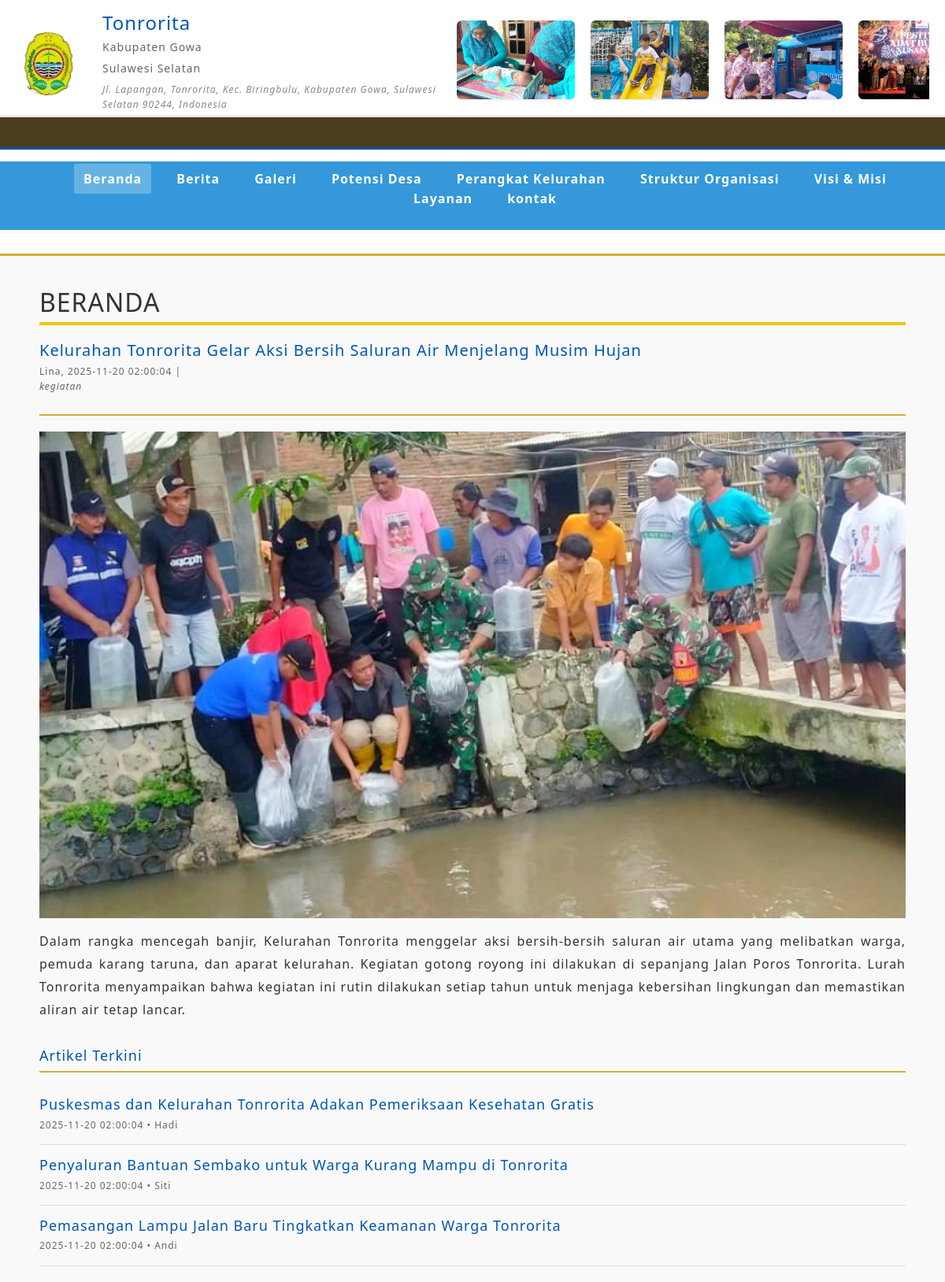
Screenshot of /frontend/sections/home.php with the database file from the repository.
### tables this page shows
CREATE TABLE `profil_kelurahan` (
  `id` int NOT NULL,
  `nama_kelurahan` varchar(150) DEFAULT NULL,
  `visi` text,
  `misi` text,
  `sejarah` text,
  `alamat` text,
  `telepon` varchar(50) DEFAULT NULL,
  `email` varchar(150) DEFAULT NULL,
  `logo` varchar(255) DEFAULT NULL,
  `created_at` timestamp NULL DEFAULT CURRENT_TIMESTAMP,
  `updated_at` timestamp NULL DEFAULT NULL
);

CREATE TABLE `galeri` (
  `id` int NOT NULL,
  `judul` varchar(150) DEFAULT NULL,
  `gambar` varchar(255) DEFAULT NULL,
  `deskripsi` text,
  `kategori` enum('kegiatan','fasilitas','umum') DEFAULT NULL,
  `created_at` timestamp NULL DEFAULT CURRENT_TIMESTAMP
);

CREATE TABLE `berita` (
  `id` int NOT NULL,
  `judul` varchar(255) DEFAULT NULL,
  `isi` text,
  `gambar` varchar(255) DEFAULT NULL,
  `penulis` varchar(100) DEFAULT NULL,
  `tanggal` date DEFAULT NULL,
  `kategori` varchar(100) DEFAULT NULL,
  `created_at` timestamp NULL DEFAULT CURRENT_TIMESTAMP
);

### frontend/sections/home.php (the view, shortened to what this page needs)
<!DOCTYPE html>
<html lang="en">
<head>
    <link href="../template_users/css/styles.css" rel="stylesheet" />
</head>
</html>
<?php
include '../config/connection.php';
include '../partials/navbar1.php';
$queryUtama = "SELECT * FROM berita ORDER BY created_at DESC LIMIT 1";
$resultUtama = mysqli_query($db, $queryUtama);
if ($resultUtama && mysqli_num_rows($resultUtama) > 0) {
    $berita = mysqli_fetch_assoc($resultUtama);
}
$queryTerkini = "SELECT * FROM berita ORDER BY created_at DESC LIMIT 1, 3";
$resultTerkini = mysqli_query($db, $queryTerkini);
$artikel_terkini = [];
if ($resultTerkini && mysqli_num_rows($resultTerkini) > 0) {
    while ($row = mysqli_fetch_assoc($resultTerkini)) {
        $artikel_terkini[] = $row;
    }
}
?>
<!DOCTYPE html>
<html lang="id">
<head>
</head>
<body>
    <div class="container" id="home">
        <h2 style="margin: 20px 0; color:#fffffff; border-bottom: 4px solid #f1c40f; padding-bottom: 6px;">
            BERANDA
        </h2>
        <div class="content-area">
            <div class="main-content">
                <div class="article-header">
                    <h2 class="article-title"><?= htmlspecialchars($berita['judul']); ?></h2>
                    <div class="article-meta">
                        <?= htmlspecialchars($berita['penulis']); ?>,
                        <?= htmlspecialchars($berita['created_at']); ?> |
                        <em style="display:block;margin-bottom:10px;"><?= htmlspecialchars($berita['kategori']); ?></em>
                    </div>
                </div>
                <img src="../../storages/berita/<?= htmlspecialchars($berita['gambar']); ?>"
                    alt="<?= htmlspecialchars($berita['judul']); ?>"
                    class="article-image">
                <div class="article-content">
                    <?= $berita['isi']; ?>
                </div>
                <?php if (!empty($artikel_terkini)): ?>
                    <div class="section-title">Artikel Terkini</div>
                    <?php foreach ($artikel_terkini as $artikel): ?>
                        <div class="recent-article">
                            <h3 class="recent-article-title">
                                <a href="../sections/detail_berita.php?id=<?= $artikel['id']; ?>" style="color:#0056b3; text-decoration:none;">
                                    <?= htmlspecialchars($artikel['judul']); ?>
                                </a>
                            </h3>
                            <div class="recent-article-meta">
                                <?= htmlspecialchars($artikel['created_at']); ?> • <?= htmlspecialchars($artikel['penulis']); ?>
                            </div>
                        </div>
                    <?php endforeach; ?>
                <?php else: ?>
                    <p>Tidak ada artikel terkini.</p>
                <?php endif; ?>
            </div>
        </div>
    </div>
</body>
</html>

### frontend/partials/navbar1.php (shortened to what this page needs)
<header class="header">
    <div class="header-top">
        <?php
        include_once __DIR__ . '/../config/connection.php';
        $query = "SELECT * FROM profil_kelurahan LIMIT 1";
        $result = $db->query($query);
        $profil = $result->fetch_assoc();
        $current_page = basename($_SERVER['PHP_SELF']);
        ?>
        <div class="header-flex-container">
            <div class="logo-container">
                <img src="../../storages/logo/1763007596_logokelurah-removebg-preview.png"
                    alt="Logo <?= htmlspecialchars($profil['nama_kelurahan']) ?>"
                    class="logo">
                <div class="header-info">
                    <h1><?= htmlspecialchars($profil['nama_kelurahan']) ?></h1>
                    <p>Kabupaten Gowa</p>
                    <p>Sulawesi Selatan</p>
                    <p class="address"><?= htmlspecialchars($profil['alamat']) ?></p>
                </div>
            </div>
            <div class="header-right-content">
                <div class="image-row">
                    <div class="track">
                        <?php
                        $qGaleri = "SELECT id, gambar FROM galeri ORDER BY id DESC LIMIT 8";
                        $rGaleri = $db->query($qGaleri);
                        $gambar_list = [];
                        while ($row = $rGaleri->fetch_assoc()) {
                            $gambar_list[] = $row;
                        }
                        foreach ($gambar_list as $row) {
                        ?>
                            <a href="../sections/detail_berita.php?id=<?= $row['id'] ?>">
                                <img src="../../storages/galeri/<?= $row['gambar'] ?>" class="small-img">
                            </a>
                        <?php } ?>
                    </div>
                </div>
            </div>
        </div>
    </div>
    <div class="running-text-container">
        <div class="running-text">
        </div>
    </div>
    <nav class="main-nav">
        <ul>
            <li><a href="../sections/home.php" class="<?= ($current_page == 'home.php') ? 'active' : '' ?>">Beranda</a></li>
            <li><a href="../sections/berita.php" class="<?= ($current_page == 'berita.php') ? 'active' : '' ?>">Berita</a></li>
            <li><a href="../sections/galeri.php" class="<?= ($current_page == 'galeri.php') ? 'active' : '' ?>">Galeri</a></li>
            <li><a href="../sections/potensi_desa.php" class="<?= ($current_page == 'potensi_desa.php') ? 'active' : '' ?>">Potensi Desa</a></li>
            <li><a href="../sections/perangkat_kelurahan.php" class="<?= ($current_page == 'perangkat_kelurahan.php') ? 'active' : '' ?>">Perangkat Kelurahan</a></li>
            <li><a href="../sections/struktur_organisasi.php" class="<?= ($current_page == 'struktur_organisasi.php') ? 'active' : '' ?>">Struktur Organisasi</a></li>
            <li><a href="../sections/visi_misi.php" class="<?= ($current_page == 'visi_misi.php') ? 'active' : '' ?>">Visi & Misi</a></li>
            <li><a href="../sections/layanan.php" class="<?= ($current_page == 'layanan.php') ? 'active' : '' ?>">Layanan</a></li>
            <li><a href="../sections/kontak.php" class="<?= ($current_page == 'kontak.php') ? 'active' : '' ?>">kontak</a></li>
        </ul>
    </nav>
</header>

### frontend/partials/navbar1.php (style rules this page uses)
.header-top { display: flex; justify-content: space-between; align-items: center; padding: 15px 20px; background-color: #fff; border-bottom: 2px solid #e0e0e0; }
.header-flex-container { display: flex; justify-content: space-between; align-items: center; width: 100%; }
.logo-container { display: flex; align-items: center; gap: 15px; }
.logo { width: 80px; aspect-ratio: 1/1; object-fit: cover; border-radius: 50%; }
.header-info h1 { font-size: 1.4em; margin: 0; color: #0056b3; }
.header-info p { margin: 2px 0; font-size: 0.9em; color: #666; }
.header-info .address { font-size: 0.85em; font-style: italic; color: #444; }
.image-row { overflow: hidden; width: 600px; height: 110px; position: relative; border-radius: 6px; }
.track { display: flex; gap: 20px; width: max-content; animation: sepur 18s linear infinite; }
.small-img { width: 150px; height: 100px; object-fit: cover; border-radius: 6px; box-shadow: 0 1px 3px rgba(0, 0, 0, 0.1); transition: 0.2s; }
.running-text-container { width: 100%; background: #4b3e1f; color: yellow; font-weight: bold; padding: 6px 0; overflow: hidden; position: relative; border-bottom: 3px solid #1a4fa3; }
.running-text { display: inline-block; white-space: nowrap; padding-left: 100%; animation: runText 18s linear infinite; font-size: 14px; letter-spacing: 1px; }
.main-nav a.active { background-color: rgba(255, 255, 255, 0.25); border-radius: 3px; }

### frontend/sections/home.php (style rules this page uses)
* { margin: 0; padding: 0; box-sizing: border-box; }
body { font-family: 'Segoe UI', Tahoma, Geneva, Verdana, sans-serif; line-height: 1.6; color: #333; background-color: #f9f9f9; }
.container { width: 1200px; margin: 0 auto; padding: 20px; }
.header { background-color: #fff; border-bottom: 3px solid #d4af37; padding: 15px 0; }
.header-top { display: flex; justify-content: space-between; align-items: center; padding: 0 20px; background-color: #fff; }
.logo-container { display: flex; align-items: center; }
.logo { width: 80px; height: 80px; margin-right: 15px; }
.header-info h1 { font-size: 24px; color: #0056b3; margin-bottom: 5px; }
.header-info p { font-size: 14px; color: #666; margin-bottom: 5px; }
.header-info .address { font-size: 12px; color: #888; }
.main-nav { background-color: #3498db; padding: 10px 0; margin: 15px 0; }
.main-nav ul { display: flex; list-style: none; justify-content: center; flex-wrap: wrap; }
.main-nav li { margin: 0 10px; }
.main-nav a { color: white; text-decoration: none; padding: 8px 12px; font-weight: bold; transition: background-color 0.3s; }
.content-area { display: flex; gap: 20px; margin-top: 20px; }
.main-content { flex: 3; }
.article-header { border-bottom: 2px solid #d4af37; padding-bottom: 10px; margin-bottom: 20px; }
.article-title { font-size: 20px; color: #0056b3; margin-bottom: 5px; }
.article-meta { font-size: 12px; color: #666; margin-bottom: 15px; }
.article-image { width: 100%; aspect-ratio: 16/9; object-fit: cover; margin-bottom: 15px; }
.article-content { margin-bottom: 20px; line-height: 1.8; text-align: justify; }
.section-title { font-size: 18px; color: #0056b3; border-bottom: 2px solid #d4af37; padding-bottom: 5px; margin: 30px 0 15px 0; }
.recent-article { border-bottom: 1px solid #ddd; padding: 15px 0; }
.recent-article-title { font-size: 18px; color: #0056b3; margin-bottom: 5px; }
.recent-article-meta { font-size: 12px; color: #666; }

### rows the page displays
profil_kelurahan: nama_kelurahan "Tonrorita", alamat "Jl. Lapangan, Tonrorita, Kec. Biringbulu, Kabupaten Gowa, Sulawesi Selatan 90244, Indonesia"
galeri: gambar (picture)
galeri: gambar (picture)
galeri: gambar (picture)
galeri: gambar (picture)
berita: judul "Kelurahan Tonrorita Gelar Aksi Bersih Saluran Air Menjelang Musim Hujan", penulis "Lina", created_at "2025-11-20 02:00:04", kategori "kegiatan", gambar (picture), isi "Dalam rangka mencegah banjir, Kelurahan Tonrorita menggelar aksi bersih-bersih saluran air utama yang melibatkan warga, pemuda karang taruna, dan aparat kelurahan. Kegiatan gotong royong ini dilakukan di sepanjang Jalan Poros Tonrorita. Lurah Tonrorita menyampaikan bahwa kegiatan ini rutin dilakukan setiap tahun untuk menjaga kebersihan lingkungan dan memastikan aliran air tetap lancar."
berita: judul "Puskesmas dan Kelurahan Tonrorita Adakan Pemeriksaan Kesehatan Gratis", created_at "2025-11-20 02:00:04", penulis "Hadi"
berita: judul "Penyaluran Bantuan Sembako untuk Warga Kurang Mampu di Tonrorita", created_at "2025-11-20 02:00:04", penulis "Siti"
berita: judul "Pemasangan Lampu Jalan Baru Tingkatkan Keamanan Warga Tonrorita", created_at "2025-11-20 02:00:04", penulis "Andi"
